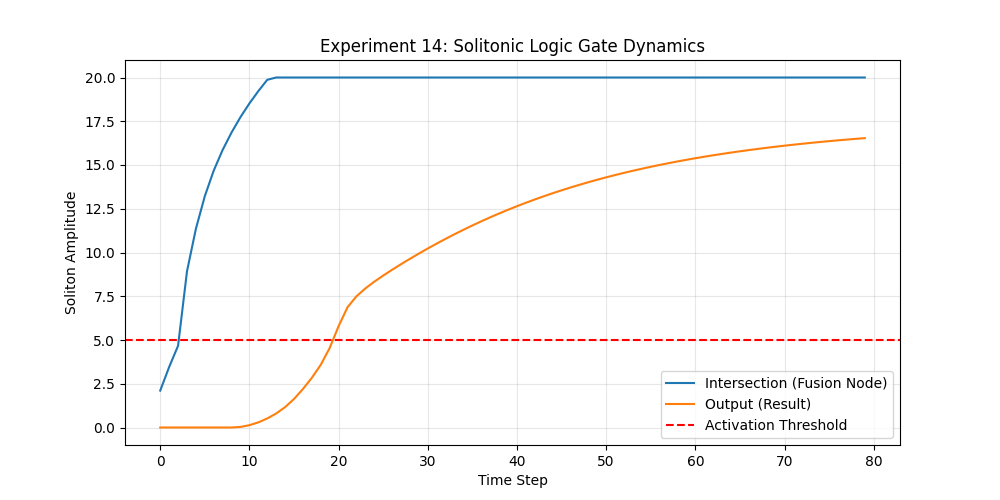

The script that saved this image:

import sys
import os
import numpy as np

# Path setup to find tensor_lenia lib from EXPERIMENTOS
# Current dir: .../SOLITONES/EXPERIMENTOS
# Lib dir:     .../SOLITONES/tests/tensor_lenia/lib
sys.path.append(os.path.join(os.path.dirname(__file__), '../tests/tensor_lenia/lib'))
from hypergraph import SimpleWolframSystem
from operators import apply_asymmetric_laplacian, apply_laplacian

def run_hydra_collision():
    print("--- EXPERIMENT 14: PHYSICAL LOGIC (Collisional AND-Gate) ---")
    
    # 1. Manifold: A "Crossroads" grid
    # 0 -- 1 -- 2 -- 3 -- 4 (Path A)
    #      |
    #      5 (Path B Start)
    #      |
    #      1 (Intersection)
    nodes = list(range(6))
    adj = {
        0: {1}, 1: {0, 2, 5}, 2: {1, 3}, 3: {2, 4}, 4: {3},
        5: {1}
    }
    
    class CrossGraph:
        def get_adjacency_list(self): return adj
    graph = CrossGraph()
    
    # 2. Physics Fields
    phi = {n: 0.0 for n in nodes}
    phi[0] = 6.0 # Soliton A (Input 1)
    phi[5] = 6.0 # Soliton B (Input 2)
    
    # Flow towards the intersection (node 1) and then towards the output (node 4)
    flow = {
        (0, 1): 0.3, (5, 1): 0.3, 
        (1, 2): 0.2, (2, 3): 0.2, (3, 4): 0.2,
        # Low back-flow
        (1, 0): 0.05, (1, 5): 0.05, (2, 1): 0.05, (3, 2): 0.05, (4, 3): 0.05
    }
    
    dt = 0.2
    steps = 80
    intersection_node = 1
    output_node = 4
    high_intensity_triggered = False
    
    with open("exp14_physical_logic.log", "w") as f:
        f.write("--- EXPERIMENT 14: PHYSICAL LOGIC (Collisional AND-Gate) ---\n")

    def log(msg):
        print(msg)
        with open("exp14_physical_logic.log", "a") as f:
            f.write(msg + "\n")

    log("Launching Solitons for Collision at Node 1...")
    
    # Visualization history
    history_inter = []
    history_out = []
    
    for t in range(steps):
        adv = apply_asymmetric_laplacian(phi, graph, flow)
        lap = apply_laplacian(phi, graph)
        
        new_phi = {}
        for n in nodes:
            b = phi[n]
            # NON-LINEAR KERNEL
            growth = 4.0 * np.exp(-((b - 5.0)**2) / 3.0) - 0.5
            
            # If collision detected at intersection
            # Here b > 3.0 is conservative since background is ~0
            if n == intersection_node and b > 4.5:
                high_intensity_triggered = True
                growth += 15.0 # Massive Fusion
            
            db = (adv[n] * 3.0) + (lap[n] * 0.02) + growth - (0.2 * b)
            new_phi[n] = np.clip(b + db * dt, 0, 20.0)
            
        phi = new_phi
        history_inter.append(phi[intersection_node])
        history_out.append(phi[output_node])
        
        if (t+1) % 20 == 0:
            log(f"  Step {t+1}: Inter={phi[intersection_node]:.1f}, Out={phi[output_node]:.1f}")

    log("\nSimulation Result:")
    log(f"  Output Amplitude: {phi[output_node]:.2f}")
    log(f"  Fusion Triggered: {high_intensity_triggered}")
    
    # Visualization
    import matplotlib.pyplot as plt
    plt.figure(figsize=(10, 5))
    plt.plot(history_inter, label='Intersection (Fusion Node)')
    plt.plot(history_out, label='Output (Result)')
    plt.axhline(y=5.0, color='r', linestyle='--', label='Activation Threshold')
    plt.title('Experiment 14: Solitonic Logic Gate Dynamics')
    plt.xlabel('Time Step')
    plt.ylabel('Soliton Amplitude')
    plt.legend()
    plt.grid(True, alpha=0.3)
    plt.savefig('exp14_physical_logic.png')
    log("Saved validation plot to exp14_physical_logic.png")

    if phi[output_node] > 5.0 and high_intensity_triggered:
        log("\n[!!! HYDRA SUCCESS !!!] Collisional AND-Gate Validated.")
        log("Two solitons successfully combined through topological interference.")
    else:
        log("\n[FAIL] The solitons failed to fuse or propagate.")

if __name__ == "__main__":
    run_hydra_collision()
